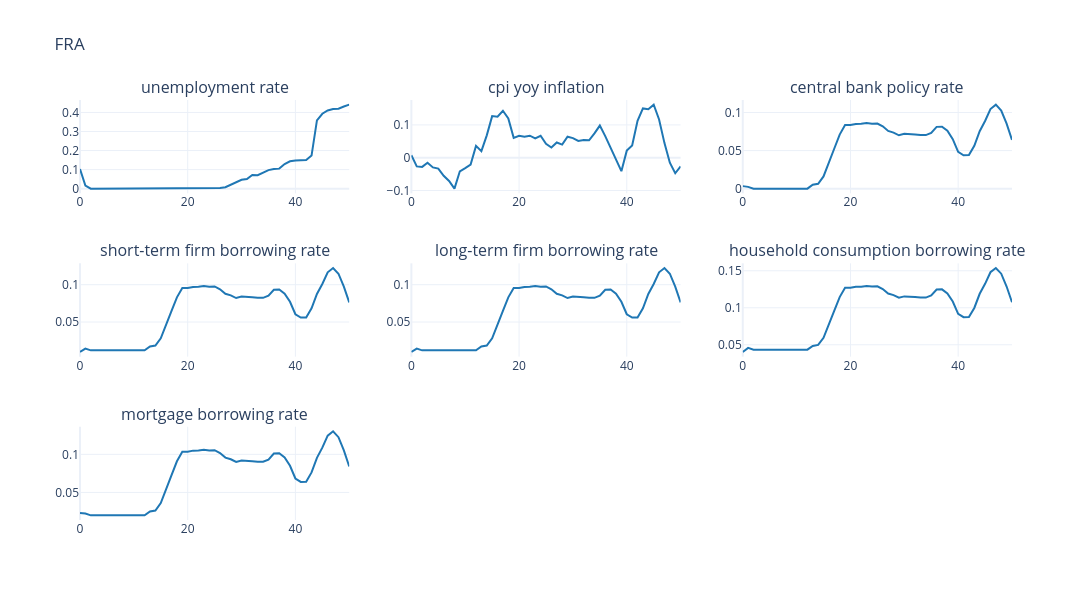

Notebook source saved alongside this figure:
### Code cell
cols = [ 
    'unemployment rate', 'cpi yoy inflation',
    'central bank policy rate', 'short-term firm borrowing rate', 'long-term firm borrowing rate',
    'household consumption borrowing rate', 'mortgage borrowing rate'
    ]


#  Plot interest variables
plot_output(
    df=df_base[cols],
    no_rows=3,
    no_cols=3,
    country_code=cfg.country_iso3,
    line_color="#1f77b4",
    base_height=200,
    base_width=400,
)

### Figure 1 — Plotly figure (JSON) as saved in the notebook; plotly's stock layout.template omitted (floating-point values rounded to 4 significant figures)
{"data": [{"line": {"color": "#1f77b4"}, "mode": "lines", "name": "baseline", "showlegend": false, "type": "scatter", "x": [0, 1, 2, 3, 4, 5, 6, 7, 8, 9, 10, 11, 12, 13, 14, 15, 16, 17, 18, 19, 20, 21, 22, 23, 24, 25, 26, 27, 28, 29, 30, 31, 32, 33, 34, 35, 36, 37, 38, 39, 40, 41, 42, 43, 44, 45, 46, 47, 48, 49, 50], "xaxis": "x", "y": [0.1031, 0.01636, 0.0, 0.0, 0.0, 0.0, 0.0, 0.0, 0.0, 0.0, 0.0, 0.0, 0.0, 0.0, 0.0, 0.0, 0.0, 0.0, 0.0, 0.0, 0.0, 0.0, 0.0, 0.0, 0.0, 0.0, 0.003134, 0.007312, 0.02124, 0.03517, 0.04631, 0.05084, 0.07138, 0.07103, 0.08357, 0.09749, 0.1027, 0.1052, 0.1295, 0.1435, 0.1483, 0.1487, 0.1508, 0.1737, 0.3579, 0.3931, 0.4102, 0.4182, 0.4199, 0.4311, 0.4408], "yaxis": "y"}, {"line": {"color": "#1f77b4"}, "mode": "lines", "name": "baseline", "showlegend": false, "type": "scatter", "x": [0, 1, 2, 3, 4, 5, 6, 7, 8, 9, 10, 11, 12, 13, 14, 15, 16, 17, 18, 19, 20, 21, 22, 23, 24, 25, 26, 27, 28, 29, 30, 31, 32, 33, 34, 35, 36, 37, 38, 39, 40, 41, 42, 43, 44, 45, 46, 47, 48, 49, 50], "xaxis": "x2", "y": [0.00727, -0.02656, -0.02807, -0.01553, -0.02968, -0.03332, -0.05516, -0.07109, -0.09452, -0.04155, -0.03167, -0.02102, 0.03611, 0.01991, 0.06822, 0.1269, 0.1249, 0.1431, 0.1195, 0.06062, 0.06688, 0.06362, 0.06706, 0.05877, 0.06679, 0.0423, 0.03107, 0.04636, 0.04008, 0.06388, 0.05984, 0.05118, 0.054, 0.05296, 0.07414, 0.09805, 0.06585, 0.03011, -0.0004842, -0.04102, 0.02156, 0.03748, 0.1125, 0.1502, 0.1479, 0.1618, 0.1168, 0.04447, -0.01525, -0.04755, -0.02685], "yaxis": "y2"}, {"line": {"color": "#1f77b4"}, "mode": "lines", "name": "baseline", "showlegend": false, "type": "scatter", "x": [0, 1, 2, 3, 4, 5, 6, 7, 8, 9, 10, 11, 12, 13, 14, 15, 16, 17, 18, 19, 20, 21, 22, 23, 24, 25, 26, 27, 28, 29, 30, 31, 32, 33, 34, 35, 36, 37, 38, 39, 40, 41, 42, 43, 44, 45, 46, 47, 48, 49, 50], "xaxis": "x3", "y": [0.003333, 0.002373, 0.0, 0.0, 0.0, 0.0, 0.0, 0.0, 0.0, 0.0, 0.0, 0.0, 0.0, 0.00508, 0.006361, 0.01605, 0.03565, 0.05277, 0.07099, 0.08352, 0.08351, 0.08499, 0.08514, 0.08613, 0.08518, 0.08559, 0.08183, 0.07582, 0.07365, 0.0701, 0.07199, 0.07185, 0.07119, 0.07036, 0.07034, 0.07325, 0.08118, 0.08144, 0.07603, 0.06507, 0.04838, 0.04389, 0.04407, 0.05634, 0.07549, 0.08893, 0.1046, 0.1103, 0.1027, 0.0853, 0.06411], "yaxis": "y3"}, {"line": {"color": "#1f77b4"}, "mode": "lines", "name": "baseline", "showlegend": false, "type": "scatter", "x": [0, 1, 2, 3, 4, 5, 6, 7, 8, 9, 10, 11, 12, 13, 14, 15, 16, 17, 18, 19, 20, 21, 22, 23, 24, 25, 26, 27, 28, 29, 30, 31, 32, 33, 34, 35, 36, 37, 38, 39, 40, 41, 42, 43, 44, 45, 46, 47, 48, 49, 50], "xaxis": "x4", "y": [0.009824, 0.01441, 0.01204, 0.01204, 0.01204, 0.01204, 0.01204, 0.01204, 0.01204, 0.01204, 0.01204, 0.01204, 0.01204, 0.01712, 0.0184, 0.02809, 0.04769, 0.06481, 0.08303, 0.09556, 0.09555, 0.09703, 0.09718, 0.09817, 0.09722, 0.09763, 0.09387, 0.08786, 0.08569, 0.08214, 0.08403, 0.08389, 0.08323, 0.0824, 0.08238, 0.08529, 0.09322, 0.09348, 0.08807, 0.07712, 0.06042, 0.05593, 0.05611, 0.06838, 0.08753, 0.101, 0.1166, 0.1224, 0.1147, 0.09734, 0.07615], "yaxis": "y4"}, {"line": {"color": "#1f77b4"}, "mode": "lines", "name": "baseline", "showlegend": false, "type": "scatter", "x": [0, 1, 2, 3, 4, 5, 6, 7, 8, 9, 10, 11, 12, 13, 14, 15, 16, 17, 18, 19, 20, 21, 22, 23, 24, 25, 26, 27, 28, 29, 30, 31, 32, 33, 34, 35, 36, 37, 38, 39, 40, 41, 42, 43, 44, 45, 46, 47, 48, 49, 50], "xaxis": "x5", "y": [0.009824, 0.01441, 0.01204, 0.01204, 0.01204, 0.01204, 0.01204, 0.01204, 0.01204, 0.01204, 0.01204, 0.01204, 0.01204, 0.01712, 0.0184, 0.02809, 0.04769, 0.06481, 0.08303, 0.09556, 0.09555, 0.09703, 0.09718, 0.09817, 0.09722, 0.09763, 0.09387, 0.08786, 0.08569, 0.08214, 0.08403, 0.08389, 0.08323, 0.0824, 0.08238, 0.08529, 0.09322, 0.09348, 0.08807, 0.07712, 0.06042, 0.05593, 0.05611, 0.06838, 0.08753, 0.101, 0.1166, 0.1224, 0.1147, 0.09734, 0.07615], "yaxis": "y5"}, {"line": {"color": "#1f77b4"}, "mode": "lines", "name": "baseline", "showlegend": false, "type": "scatter", "x": [0, 1, 2, 3, 4, 5, 6, 7, 8, 9, 10, 11, 12, 13, 14, 15, 16, 17, 18, 19, 20, 21, 22, 23, 24, 25, 26, 27, 28, 29, 30, 31, 32, 33, 34, 35, 36, 37, 38, 39, 40, 41, 42, 43, 44, 45, 46, 47, 48, 49, 50], "xaxis": "x6", "y": [0.04026, 0.04579, 0.04342, 0.04342, 0.04342, 0.04342, 0.04342, 0.04342, 0.04342, 0.04342, 0.04342, 0.04342, 0.04342, 0.0485, 0.04978, 0.05947, 0.07907, 0.09619, 0.1144, 0.1269, 0.1269, 0.1284, 0.1286, 0.1296, 0.1286, 0.129, 0.1253, 0.1192, 0.1171, 0.1135, 0.1154, 0.1153, 0.1146, 0.1138, 0.1138, 0.1167, 0.1246, 0.1249, 0.1194, 0.1085, 0.0918, 0.08732, 0.08749, 0.09976, 0.1189, 0.1324, 0.148, 0.1537, 0.1461, 0.1287, 0.1075], "yaxis": "y6"}, {"line": {"color": "#1f77b4"}, "mode": "lines", "name": "baseline", "showlegend": false, "type": "scatter", "x": [0, 1, 2, 3, 4, 5, 6, 7, 8, 9, 10, 11, 12, 13, 14, 15, 16, 17, 18, 19, 20, 21, 22, 23, 24, 25, 26, 27, 28, 29, 30, 31, 32, 33, 34, 35, 36, 37, 38, 39, 40, 41, 42, 43, 44, 45, 46, 47, 48, 49, 50], "xaxis": "x7", "y": [0.02306, 0.02226, 0.01989, 0.01989, 0.01989, 0.01989, 0.01989, 0.01989, 0.01989, 0.01989, 0.01989, 0.01989, 0.01989, 0.02497, 0.02625, 0.03594, 0.05553, 0.07265, 0.09088, 0.1034, 0.1034, 0.1049, 0.105, 0.106, 0.1051, 0.1055, 0.1017, 0.0957, 0.09353, 0.08999, 0.09187, 0.09174, 0.09107, 0.09024, 0.09023, 0.09313, 0.1011, 0.1013, 0.09591, 0.08496, 0.06827, 0.06378, 0.06395, 0.07622, 0.09538, 0.1088, 0.1245, 0.1302, 0.1225, 0.1052, 0.08399], "yaxis": "y7"}], "layout": {"annotations": [{"font": {"size": 16}, "showarrow": false, "text": "unemployment rate", "x": 0.1444, "xanchor": "center", "xref": "paper", "y": 1, "yanchor": "bottom", "yref": "paper"}, {"font": {"size": 16}, "showarrow": false, "text": "cpi yoy inflation", "x": 0.5, "xanchor": "center", "xref": "paper", "y": 1, "yanchor": "bottom", "yref": "paper"}, {"font": {"size": 16}, "showarrow": false, "text": "central bank policy rate", "x": 0.8556, "xanchor": "center", "xref": "paper", "y": 1, "yanchor": "bottom", "yref": "paper"}, {"font": {"size": 16}, "showarrow": false, "text": "short-term firm borrowing rate", "x": 0.1444, "xanchor": "center", "xref": "paper", "y": 0.6111, "yanchor": "bottom", "yref": "paper"}, {"font": {"size": 16}, "showarrow": false, "text": "long-term firm borrowing rate", "x": 0.5, "xanchor": "center", "xref": "paper", "y": 0.6111, "yanchor": "bottom", "yref": "paper"}, {"font": {"size": 16}, "showarrow": false, "text": "household consumption borrowing rate", "x": 0.8556, "xanchor": "center", "xref": "paper", "y": 0.6111, "yanchor": "bottom", "yref": "paper"}, {"font": {"size": 16}, "showarrow": false, "text": "mortgage borrowing rate", "x": 0.1444, "xanchor": "center", "xref": "paper", "y": 0.2222, "yanchor": "bottom", "yref": "paper"}], "height": 600, "title": {"text": "FRA"}, "width": 1200, "xaxis": {"anchor": "y", "domain": [0, 0.2889]}, "xaxis2": {"anchor": "y2", "domain": [0.3556, 0.6444]}, "xaxis3": {"anchor": "y3", "domain": [0.7111, 1]}, "xaxis4": {"anchor": "y4", "domain": [0, 0.2889]}, "xaxis5": {"anchor": "y5", "domain": [0.3556, 0.6444]}, "xaxis6": {"anchor": "y6", "domain": [0.7111, 1]}, "xaxis7": {"anchor": "y7", "domain": [0, 0.2889]}, "xaxis8": {"anchor": "y8", "domain": [0.3556, 0.6444]}, "xaxis9": {"anchor": "y9", "domain": [0.7111, 1]}, "yaxis": {"anchor": "x", "domain": [0.7778, 1]}, "yaxis2": {"anchor": "x2", "domain": [0.7778, 1]}, "yaxis3": {"anchor": "x3", "domain": [0.7778, 1]}, "yaxis4": {"anchor": "x4", "domain": [0.3889, 0.6111]}, "yaxis5": {"anchor": "x5", "domain": [0.3889, 0.6111]}, "yaxis6": {"anchor": "x6", "domain": [0.3889, 0.6111]}, "yaxis7": {"anchor": "x7", "domain": [0, 0.2222]}, "yaxis8": {"anchor": "x8", "domain": [0, 0.2222]}, "yaxis9": {"anchor": "x9", "domain": [0, 0.2222]}}}
